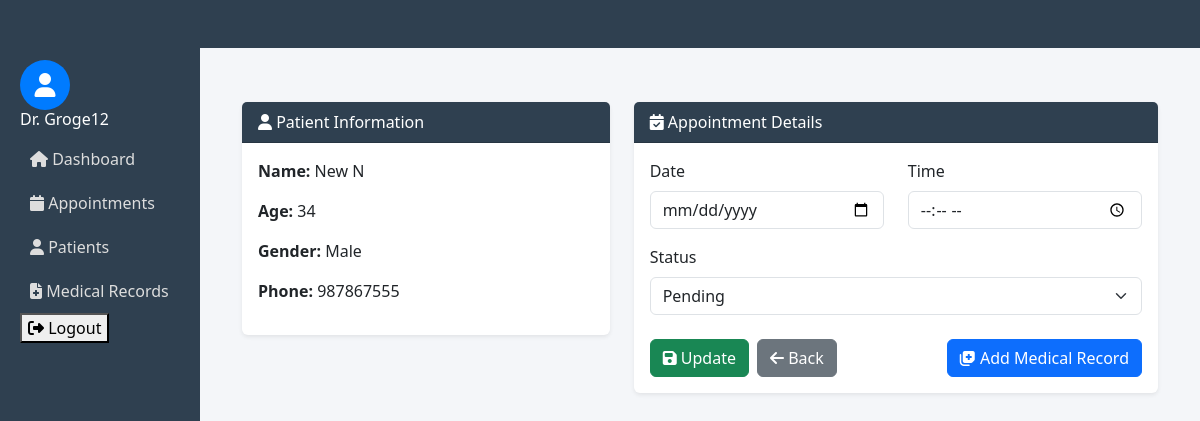
The app's page /doctors/appointments/1/ (signed in) with its own data.
### accounts/models.py (models this page shows)
class User(AbstractUser):
    ROLE_CHOICES = (
        ('ADMIN', 'Admin'),
        ('DOCTOR', 'Doctor'),
        ('PATIENT', 'Patient'),
    )
    role = models.CharField(max_length=10, choices=ROLE_CHOICES)

### patientapp/models.py (models this page shows, shortened)
class Appointment(models.Model):
    STATUS_CHOICES = (
        ('Pending', 'Pending'),
        ('Confirmed', 'Confirmed'),
        ('Cancelled', 'Cancelled'),
        ('Completed', 'Completed'),
    )
    patient = models.ForeignKey(Patient, on_delete=models.CASCADE)
    doctor = models.ForeignKey('doctorapp.Doctor', on_delete=models.CASCADE,null=True)
    department = models.ForeignKey('facility.Department', on_delete=models.CASCADE)
    location = models.ForeignKey('facility.Location', on_delete=models.CASCADE,null=True)  # NEW FIELD
    date = models.DateField()
    time = models.TimeField()
    status = models.CharField(max_length=20, choices=STATUS_CHOICES, default='Pending')
    created_at = models.DateTimeField(auto_now_add=True,null=True)

class Patient(models.Model):
    user = models.OneToOneField(User, on_delete=models.CASCADE)
    full_name = models.CharField(max_length=100, null=True, blank=True)
    age = models.IntegerField(null=True, blank=True)
    gender = models.CharField(max_length=10, null=True, blank=True)
    phone = models.CharField(max_length=15, null=True, blank=True)
    address = models.TextField(null=True, blank=True)
    created_at = models.DateTimeField(auto_now_add=True,null=True, blank=True)
    def __str__(self):
        return self.full_name or self.user.username

### doctorapp/views.py (the view)
# urls.py: path('appointments/<int:appointment_id>/',appointment_detail, name='doctor_appointment_detail'),
def appointment_detail(request, appointment_id):
    doctor = get_object_or_404(Doctor, user=request.user)
    appointment = get_object_or_404(
        Appointment,
        id=appointment_id,
        doctor=doctor
    )
    medical_record = MedicalRecord.objects.filter(
        patient=appointment.patient,
        doctor=appointment.doctor
    ).first()
    return render(
        request,
        'doctor/appointment_details.html',
        {
            'appointment': appointment,
            'medical_record': medical_record
        }
    )

### templates/doctor/appointment_details.html (shortened to what this page needs)
{% extends "doctor/base.html" %}
{% load static %}
{% block content %}
<link rel="stylesheet"
      href="https://cdnjs.cloudflare.com/ajax/libs/font-awesome/6.4.0/css/all.min.css">
<div class="container mt-4">
  <div class="row g-4">
    <div class="col-md-5">
      <div class="card shadow-sm border-0">
        <div class="card-header text-white" style="background :#2f4050;">
          <i class="fa-solid fa-user"></i> Patient Information
        </div>
        <div class="card-body">
          <p><strong>Name:</strong> {{ appointment.patient }}</p>
          <p><strong>Age:</strong> {{ appointment.patient.age }}</p>
          <p><strong>Gender:</strong> {{ appointment.patient.gender }}</p>
          <p><strong>Phone:</strong> {{ appointment.patient.phone }}</p>
        </div>
      </div>
    </div>
    <div class="col-md-7">
      <div class="card shadow-sm border-0">
        <div class="card-header text-white" style="background :#2f4050;">
          <i class="fa-solid fa-calendar-check"></i> Appointment Details
        </div>
        <div class="card-body">
          <form method="post">
            <div class="row mb-3">
              <div class="col-md-6">
                <label class="form-label">Date</label>
                <input type="date"
                       name="date"
                       class="form-control"
                       value="{{ appointment.date }}">
              </div>
              <div class="col-md-6">
                <label class="form-label">Time</label>
                <input type="time"
                       name="time"
                       class="form-control"
                       value="{{ appointment.time }}">
              </div>
            </div>
            <div class="mb-3">
              <label class="form-label">Status</label>
              <select name="status" class="form-select">
                {% for key, value in appointment.STATUS_CHOICES %}
                  <option value="{{ key }}"
                    {% if appointment.status == key %}selected{% endif %}>
                    {{ value }}
                  </option>
                {% endfor %}
              </select>
            </div>
            <div class="d-flex flex-wrap gap-2 mt-4">
              <button type="submit" class="btn btn-success">
                <i class="fa-solid fa-floppy-disk"></i> Update
              </button>
              <a href="{% url 'doctor_appointments' %}"
                 class="btn btn-secondary">
                <i class="fa-solid fa-arrow-left"></i> Back
              </a>
              <a href="{% url 'add_medical_record_from_appointment' appointment.id %}"
                 class="btn btn-primary ms-auto">
                <i class="fa-solid fa-notes-medical"></i> Add Medical Record
              </a>
            </div>
          </form>
        </div>
      </div>
    </div>
  </div>
</div>
{% endblock %}

### templates/doctor/base.html (shortened to what this page needs)
<!DOCTYPE html>
<html>
{% load static %}
<head>
    <link href="https://cdn.jsdelivr.net/npm/bootstrap@5.3.2/dist/css/bootstrap.min.css" rel="stylesheet">
    <link href="https://cdnjs.cloudflare.com/ajax/libs/font-awesome/6.5.1/css/all.min.css" rel="stylesheet">
<link rel="stylesheet" href="https://cdnjs.cloudflare.com/ajax/libs/font-awesome/6.4.0/css/all.min.css"/>
    <link rel="stylesheet" href="{% static 'css/doctor.css' %}">
</head>
<body>
    <nav class="navbar navbar-expand-lg navbar-dark p-4 fixed-top" style="background:#2f4050;">
    </nav>
<div class="container-fluid">
    <div class="row">
        <nav class="col-md-2 sidebar">
             <ul>
                    <li>hello</li>
                </ul>
            <div class="profile-icon">
                <i class="fa-solid fa-user"></i>
            </div>
            <h6>Dr. {{ request.user.username }}</h6>
            <ul class="nav flex-column">
                <li class="nav-item"><a href="{% url 'doctor_dashboard' %}"><i class="fa fa-home"></i> Dashboard</a></li>
                <li class="nav-item"><a href="{% url 'doctor_appointments' %}"><i class="fa fa-calendar"></i> Appointments</a></li>
                <li class="nav-item"><a href="{% url 'doctor_patients' %}"><i class="fa fa-user"></i> Patients</a></li>
                <li class="nav-item"><a href="{% url 'doctor_medical_records' %}"><i class="fa fa-file-medical"></i> Medical Records</a></li>
                <form method="post" action="{% url 'logout' %}">
    <button type="submit" >
        <i class="fa-solid fa-right-from-bracket"></i> Logout
    </button>
</form>
            </ul>
        </nav>
        <main class="col-md-10 content">
            <br><br>
            {% block content %}{% endblock %}
        </main>
    </div>
</div>
</body>
</html>

### static/css/doctor.css (style rules this page uses)
body { background: #f4f6f9; }
.sidebar { height: 100vh; background: #2f4050; color: white; padding: 20px; }
.sidebar a { color: #ddd; text-decoration: none; display: block; padding: 10px; }
.content { padding: 30px; }

### templates/doctor/base.html (style rules this page uses)
.profile-icon { width: 50px; height: 50px; border-radius: 50%; background-color: #007bff; color: white; display: flex; align-items: center; justify-content: center; font-size: 24px; }

### records on screen
User: user.username "Groge12"
Appointment: patient "New N", patient.age "34", patient.gender "Male", patient.phone "987867555", status "Pending"
